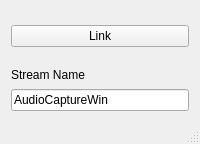
<?xml version="1.0" encoding="UTF-8"?>
<ui version="4.0">
 <class>MainWindow</class>
 <widget class="QMainWindow" name="MainWindow">
  <property name="geometry">
   <rect>
    <x>0</x>
    <y>0</y>
    <width>200</width>
    <height>144</height>
   </rect>
  </property>
  <property name="minimumSize">
   <size>
    <width>200</width>
    <height>20</height>
   </size>
  </property>
  <property name="maximumSize">
   <size>
    <width>200</width>
    <height>144</height>
   </size>
  </property>
  <property name="windowTitle">
   <string>AudioCaptureWin Connector</string>
  </property>
  <widget class="QWidget" name="centralWidget">
   <layout class="QGridLayout" name="gridLayout">
    <item row="0" column="0" rowspan="3">
     <widget class="QPushButton" name="linkButton">
      <property name="text">
       <string>Link</string>
      </property>
     </widget>
    </item>
    <item row="4" column="0">
     <widget class="QLineEdit" name="lineEdit">
      <property name="text">
       <string>AudioCaptureWin</string>
      </property>
     </widget>
    </item>
    <item row="3" column="0">
     <widget class="QLabel" name="label">
      <property name="text">
       <string>Stream Name</string>
      </property>
     </widget>
    </item>
   </layout>
  </widget>
  <widget class="QMenuBar" name="menuBar">
   <property name="geometry">
    <rect>
     <x>0</x>
     <y>0</y>
     <width>200</width>
     <height>18</height>
    </rect>
   </property>
  </widget>
  <widget class="QStatusBar" name="statusBar"/>
 </widget>
 <layoutdefault spacing="6" margin="11"/>
 <resources/>
 <connections/>
</ui>
